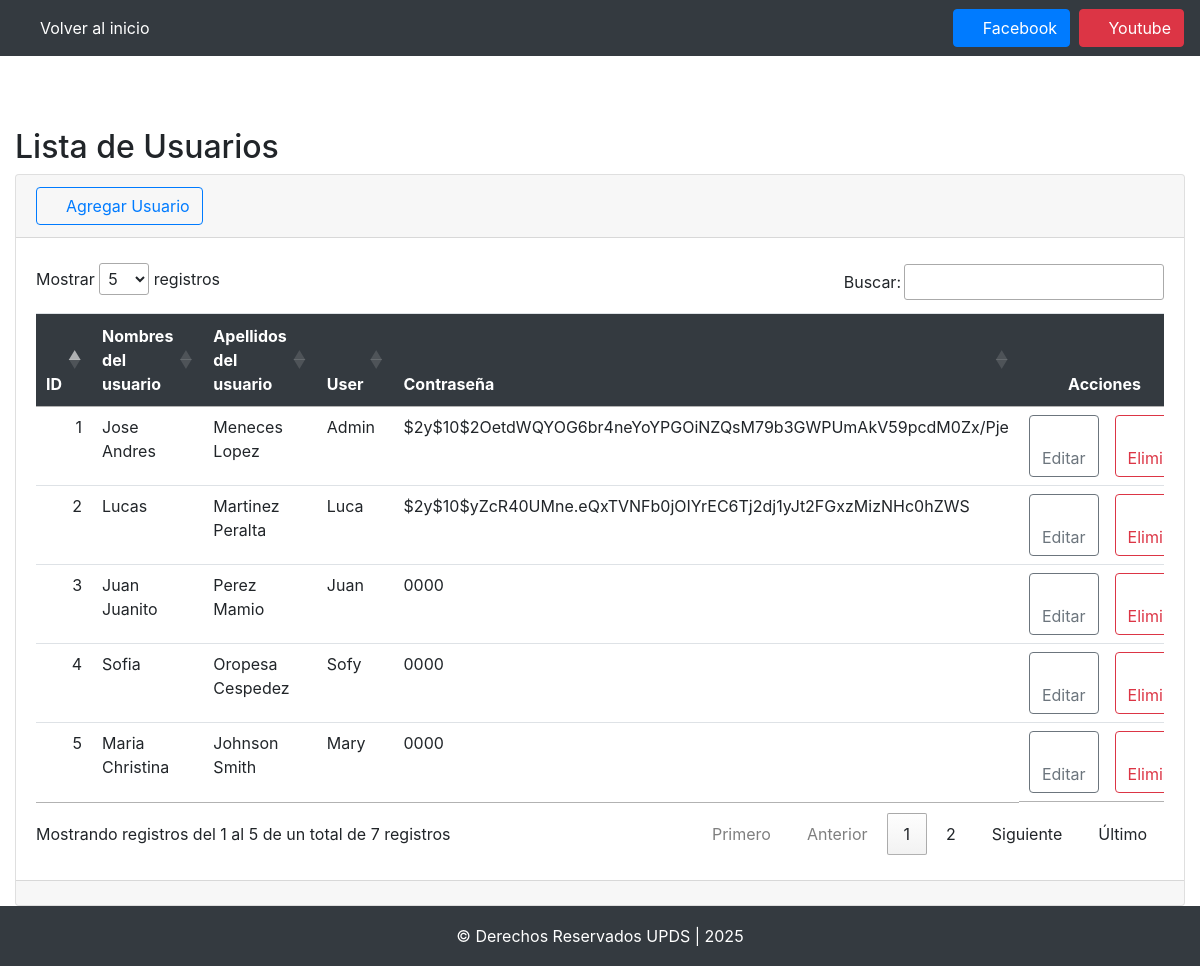
Before: /model/usuario/ (signed in) with the older database file.
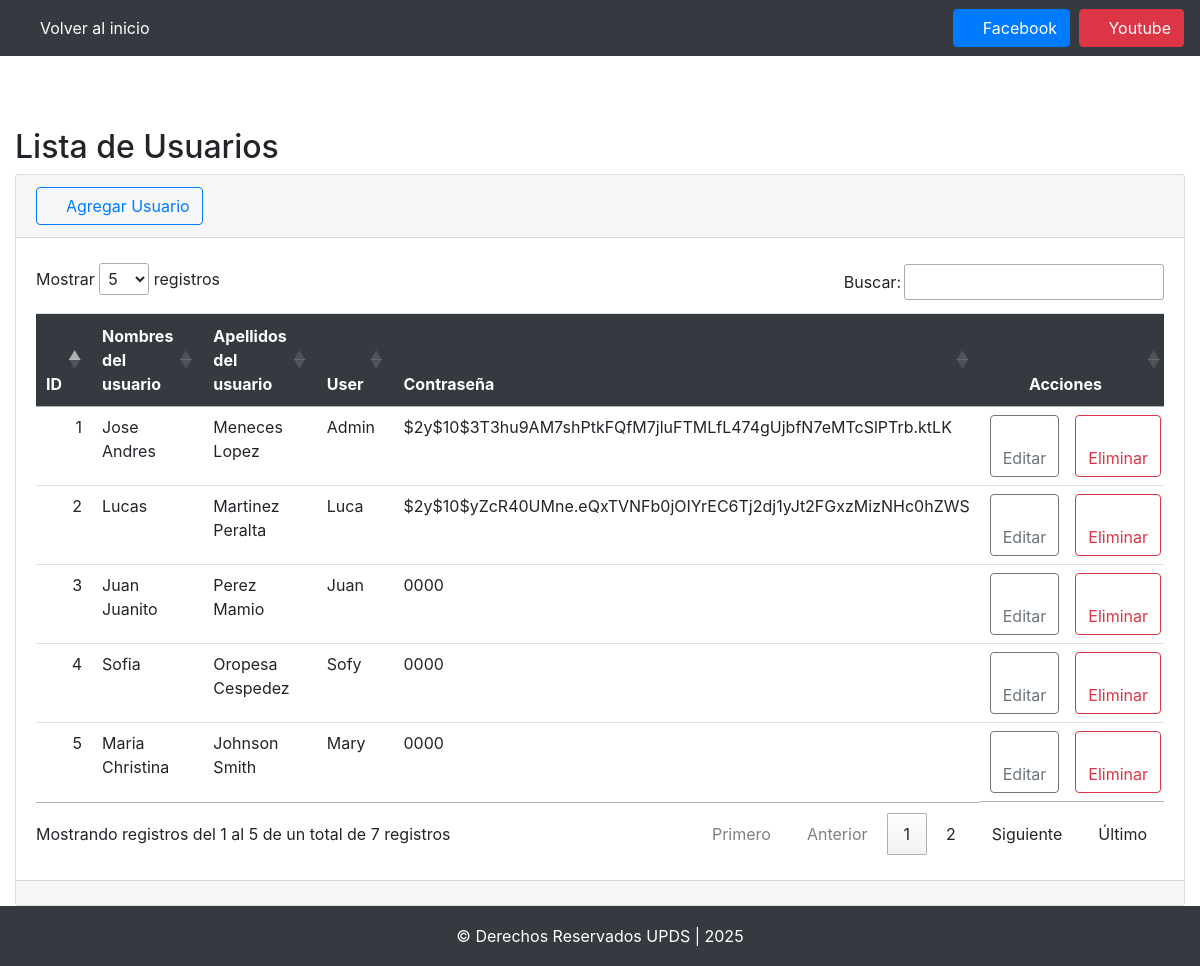
After: the same page with the newer database file.
### tables this page shows
CREATE TABLE IF NOT EXISTS `usuario` (
  `ID` int(11) NOT NULL AUTO_INCREMENT,
  `Nombres` varchar(100) NOT NULL,
  `Apellidos` varchar(100) NOT NULL,
  `correo` varchar(100) NOT NULL,
  `Usuario` varchar(50) NOT NULL,
  `Clave` varchar(255) NOT NULL,
  `EsAdmin` tinyint(1) NOT NULL,
  PRIMARY KEY (`ID`)
);

### model/usuario/index.php (the view, shortened to what this page needs)
<?php
include("../conexion.php");
$sql = $conexion->query("SELECT * from `usuario`");
?>
<?php include("../../templates/header.php"); ?>
<section class="container-fluid mt-4">
    <h2>Lista de Usuarios</h2>
    <div class="card">
        <div class="card-header">
            <a name="" id="" class="btn btn-outline-primary" href="<?php echo $url; ?>model/usuario/crear_usuario.php" role="button"><i class="fas fa-user-plus"></i> Agregar Usuario</a>
        </div>
        <div class="card-body">
            <div class="table-responsive">
                <table class="table table-hover" id="tabla_id">
                    <thead class="bg-dark text-white">
                        <tr>
                            <th scope="col">ID</th>
                            <th scope="col">Nombres del usuario</th>
                            <th scope="col">Apellidos del usuario</th>
                            <th scope="col">User</th>
                            <th scope="col">Contraseña</th>
                            <th class="text-center" scope="col">Acciones</th>
                        </tr>
                    </thead>
                    <tbody>
                        <?php while ($datos = $sql->fetch_object()) { ?>
                            <tr>
                                <td><?php echo $datos->ID; ?></td>
                                <td><?php echo $datos->Nombres; ?></td>
                                <td><?php echo $datos->Apellidos; ?></td>
                                <td><?php echo $datos->Usuario; ?></td>
                                <td><?php echo $datos->Clave; ?></td>
                                <td class="d-flex justify-content-center">
                                    <a name="btneditar" id="btneditar" class="btn btn-outline-secondary mr-3" href="<?php echo $url; ?>model/usuario/editar_usuario.php?id=<?php echo $datos->ID; ?>" role="button"><i class="fas fa-user-edit"></i> Editar</a>
                                    <button type="button" class="btn btn-outline-danger" data-toggle="modal" data-target="#eliminarModal<?php echo $datos->ID; ?>"><i class="fas fa-user-minus"></i> Eliminar</button>
                                </td>
                            </tr>
                        <?php } ?>
                    </tbody>
                </table>
            </div>
        </div>
        <div class="card-footer text-muted"></div>
    </div>
</section>
<?php include("../../templates/footer.php"); ?>

### templates/header.php (shortened to what this page needs)
<?php
$year = date('Y');
$url = "http://localhost/login/";
?>
<!DOCTYPE html>
<html lang="es">
<head>
    <link rel="stylesheet" href="../../css/estilo.css">
    <link rel="stylesheet" href="../../css/bootstrap.css">
    <link rel="stylesheet" href="../../css/fontawesome.min.css">
    <link href="../../DataTables/datatables.css" rel="stylesheet">
</head>
<body>
    <header>
        <nav class="navbar navbar-dark bg-dark navbar-expand-lg">
            <div class="collapse navbar-collapse" id="navbarTogglerDemo01">
                <div class="navbar-nav mr-auto">
                    <a class="nav-item nav-link text-nowrap active ml-3 hover-primary" href="<?php echo $url ?>">Volver al inicio</a>
                </div>
                <div class="text-center justify-content-center">
                    <a class="btn btn-primary mr-1" target="_blank" href="https://www.facebook.com"><i class="fab fa-facebook"></i> Facebook</a>
                    <a class="btn btn-danger" target="_blank" href="https://www.youtube.com"><i class="fab fa-youtube"></i> Youtube</a>
                </div>
            </div>
        </nav>
    </header>
    <main class="mt-5">

### templates/footer.php (shortened to what this page needs)
</main>
<footer>
    <div class="d-flex align-items-center justify-content-center bg-dark text-white" style="height: 60px;">
        <b5>&copy; Derechos Reservados UPDS | <?php echo $year ?>
    </div>
</footer>
</html>

### css/estilo.css (style rules this page uses)
* { margin: 0; padding: 0; box-sizing: border-box; }
body { background: rgb(218, 216, 216); font-family: 'Exo'; }

### DataTables/datatables.css (style rules this page uses)
:root { --dt-row-selected: 13, 110, 253; --dt-row-selected-text: 255, 255, 255; --dt-row-selected-link: 9, 10, 11; --dt-row-stripe: 0, 0, 0; --dt-row-hover: 0, 0, 0; --dt-column-ordering: 0, 0, 0; --dt-html-background: white; }
table.dataTable thead > tr > th.dt-orderable-asc, table.dataTable thead > tr > th.dt-orderable-desc, table.dataTable thead > tr > th.dt-ordering-asc, table.dataTable thead > tr > th.dt-ordering-desc, table.dataTable thead > tr > td.dt-orderable-asc, table.dataTable thead > tr > td.dt-orderable-desc, table.dataTable thead > tr > td.dt-ordering-asc, table.dataTable thead > tr > td.dt-ordering-desc { position: relative; padding-right: 30px; }
table.dataTable thead > tr > th.dt-orderable-asc, table.dataTable thead > tr > th.dt-orderable-desc, table.dataTable thead > tr > td.dt-orderable-asc, table.dataTable thead > tr > td.dt-orderable-desc { cursor: pointer; }
table.dataTable th, table.dataTable td { box-sizing: border-box; }
table.dataTable th.dt-type-numeric, table.dataTable th.dt-type-date, table.dataTable td.dt-type-numeric, table.dataTable td.dt-type-date { text-align: right; }
table.dataTable thead th, table.dataTable thead td, table.dataTable tfoot th, table.dataTable tfoot td { text-align: left; }
table.dataTable { width: 100%; margin: 0 auto; border-spacing: 0; }
table.dataTable thead th, table.dataTable tfoot th { font-weight: bold; }
table.dataTable > thead > tr > th, table.dataTable > thead > tr > td { padding: 10px; border-bottom: 1px solid rgba(0, 0, 0, 0.3); }
table.dataTable > tbody > tr { background-color: transparent; }
table.dataTable > tbody > tr:first-child > * { border-top: none; }
table.dataTable > tbody > tr:last-child > * { border-bottom: none; }
table.dataTable > tbody > tr > th, table.dataTable > tbody > tr > td { padding: 8px 10px; }
div.dt-container.dt-empty-footer tbody > tr:last-child > * { border-bottom: 1px solid rgba(0, 0, 0, 0.3); }

### templates/header.php (style rules this page uses)
body { display: flex; flex-direction: column; min-height: 100vh; }
main { flex-grow: 1; }

Changed rows visible on the page:
changed usuario "Jose Andres": Clave "$2y$10$2OetdWQYOG6br4neYoYPGOiNZQsM79b3GWPUmAkV59pcdM0Zx/Pje" → "$2y$10$3T3hu9AM7shPtkFQfM7jluFTMLfL474gUjbfN7eMTcSlPTrb.ktLK"
